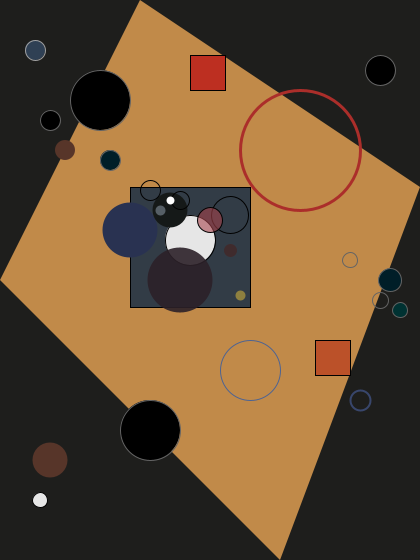
Frame 1 (no input)
Frame 60 (the mouse pressed at the canvas centre just before this capture): identical to frame 1, image omitted
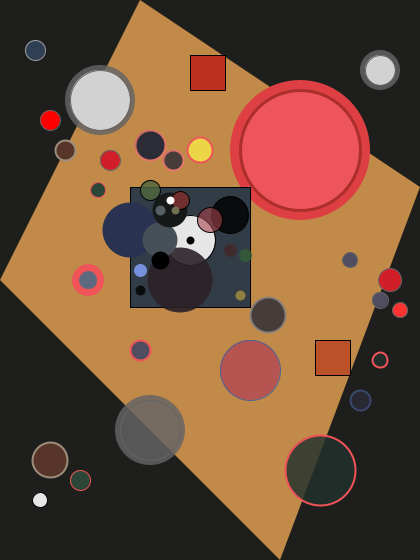
Frame 120 (the mouse held since frame 60 and released just before this capture)

The Processing sketch that drew these frames (run headless with seeded random() and noise(); from frame 60 on, the mouse is pressed at the canvas centre):

// Processing sketch: processing_141517
// ── processing_141517.pde

void setup(){
  size(420,560);
  smooth();
}
void draw(){
  background(30,30,28);
  noStroke();
  fill(193,138,73);
  quad(140,0, 0,280, 280,560, 420,187); 
  fill(100,mouseX);
  ellipse(100,100,70,70);
  ellipse(380,70, 40,40);
  ellipse(150,430, 70,70);
  fill(222,63,67,mouseY);
  ellipse(300,150,140,140);
  strokeWeight(3);
  stroke(171,46,42);
  fill(242,89,96,mouseX);
  ellipse(300,150, 120,120);
  strokeWeight(1);
  stroke(0);
  fill(50,60,70);
  rect(130,187,120,120);
  fill(189,47,33);
  rect(190,55, 35,35);
  fill(187,81,41);
  rect(315,340, 35,35);
  stroke(160);
  fill(47,64,84);
  ellipse(35,50, 20,20);
  stroke(100);
  fill(mouseX);
  ellipse(380,70, 30,30);
  ellipse(100,100, 60,60);
  fill(mouseY);
  ellipse(150,430, 60,60);//black 
  fill(mouseY,0,0);
  ellipse(50,120, 20,20);//start!
  fill(mouseX,30,40);
  ellipse(110,160, 20,20);
  ellipse(390,280, 23,23);
  fill(mouseY,50,50);
  ellipse(400,310, 15,15);//little red ellipse
  fill(230);
  stroke(0);
  ellipse(190,240, 50,50);
  ellipse(40,500, 15,15);//we are white
  fill(180,73,83,mouseX);
  stroke(77,99,146);
  ellipse(250,370,60,60);//i forget a red guy!
  strokeWeight(2);
  stroke(156,141,122,mouseY);//the dawn
  fill(87,53,41);
  ellipse(65,150, 20,20);
  ellipse(50,460,35,35);//brown is good!
  stroke(237,118,110,mouseX);
  fill(44,44,54,mouseY);
  ellipse(150,145, 30,30);
  fill(44,44,54,mouseX);
  ellipse(173,160, 20,20);
  stroke(64,82,130,200);
  ellipse(360,400,20,20);
  stroke(130,mouseX);
  ellipse(268,315, 35,35);
  stroke(240,84,88,mouseY);
  fill(246,230,72,mouseX);
  ellipse(200,150, 25,25);//yellow
  fill(34,49,44,mouseX);
  ellipse(320,470, 70,70);
  ellipse(380,360,15,15);
  strokeWeight(1);
  fill(44,71,56,mouseY);
  ellipse(98,190, 15,15);
  ellipse(80,480, 20,20);//dark green
  fill(70,98,137,mouseX);
  strokeWeight(7);
  ellipse(88,280,25,25);
  strokeWeight(2);
  fill(80,77,96,mouseY);
  ellipse(140,350,20,20);
  strokeWeight(1);
  stroke(100);
  ellipse(350,260,15,15);
  ellipse(380,300, 16,16);//dark blue
  noStroke();
  fill(41,50,81);
  ellipse(130,230,55,55);//inner heart
  fill(43,32,40,230);
  ellipse(180,280,65,65);
  fill(71,80,89,mouseY);
  ellipse(160,240,35,35);
  fill(21,25,24);
  ellipse(170,210,35,35);
  stroke(0);
  fill(0,mouseX);
  ellipse(230,215,37,37);
  fill(79,101,63,mouseX);
  ellipse(150,190,20,20);
  fill(112,46,47,mouseY);
  ellipse(180,200,18,18);
  fill(167,67,75,150);
  ellipse(210,220,25,25);
  strokeWeight(8);
  stroke(130,132,95,mouseX);
  point(175,210);
  stroke(255);
  point(170,200);
  stroke(0,mouseY);
  point(190,240);
  strokeWeight(10);
  stroke(86,95,102);
  point(160,210);
  stroke(0,mouseX);
  point(140,290);
  stroke(142,128,63);
  point(240,295);
  strokeWeight(13);
  stroke(133,162,mouseY,mouseX);
  point(140,270);  
  stroke(63,43,45);
  point(230,250);
  stroke(51,93,53,mouseX);
  point(245,255);
  strokeWeight(18);
  stroke(0,mouseY);
  point(160,260);
  }
